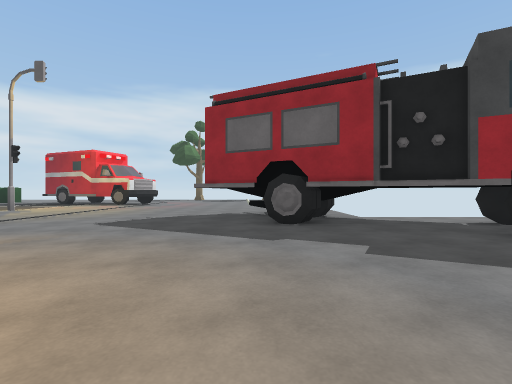
View 1 (above)

19 first-person views from a walk through a scene from a Unity 3-D project. The camera is 1.2 m above the floor, looks level and sees 85° across. The floor is counted in squares, 2 m on a side. Each view is taken from the middle of a square. On the plan, view 1 faces up. The plan holds only what a view shows up to about 9 squares ahead; the rest is blank. The place goes on beyond the plan. The player character is not drawn. Some surface patterns are stand-ins.

View 2
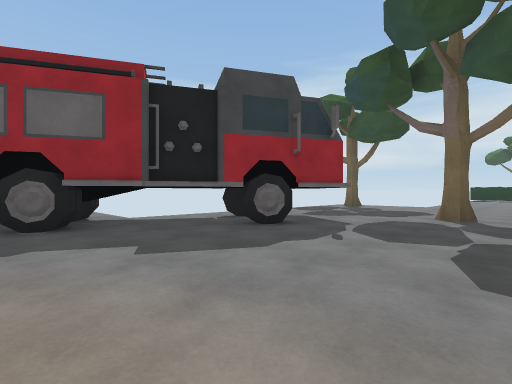

View 3
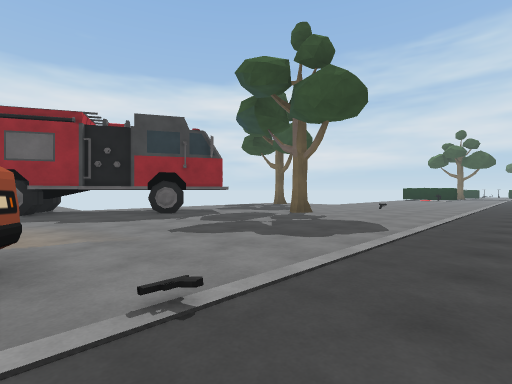

View 4
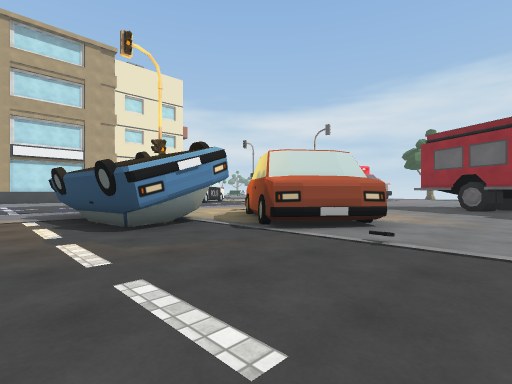

View 5
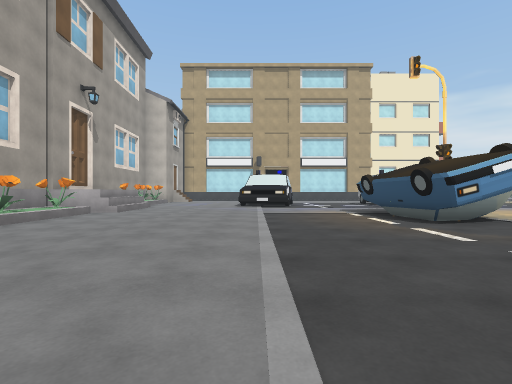

View 6
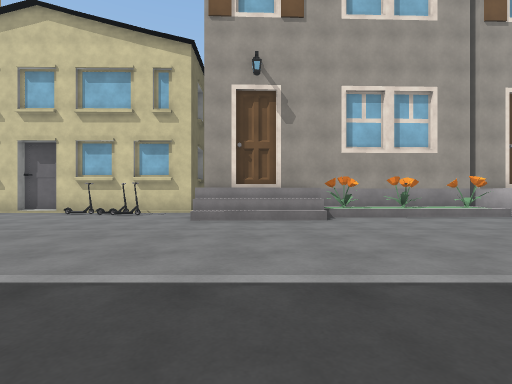

View 7
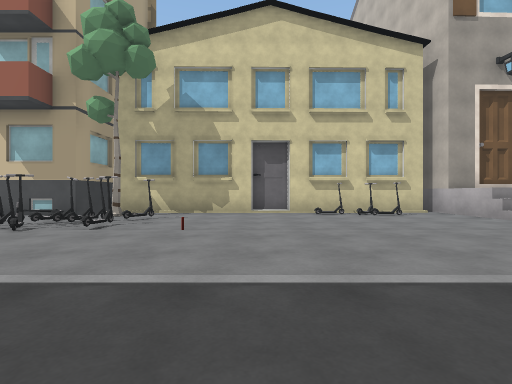

View 8
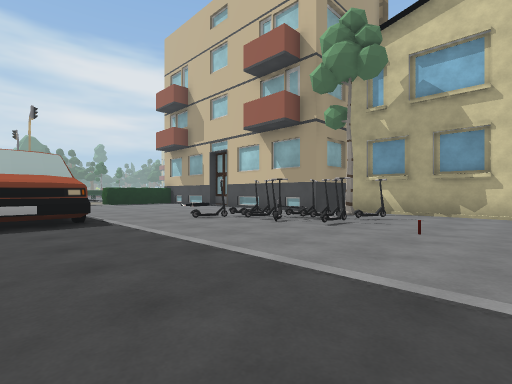

View 9
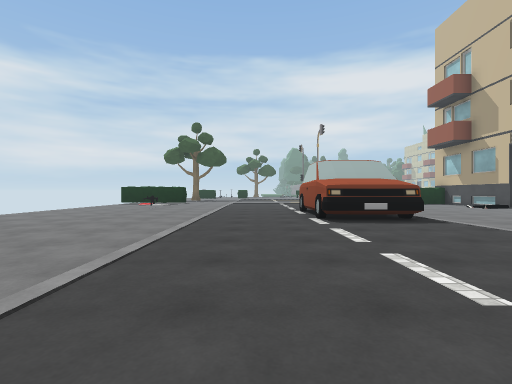

View 10
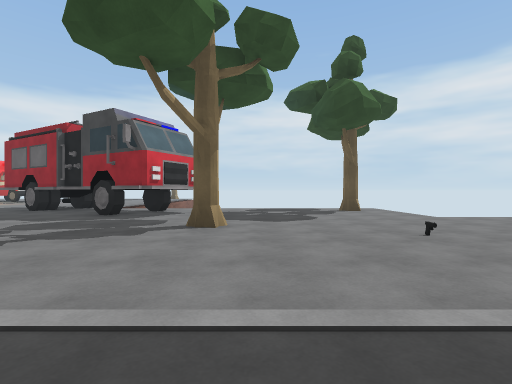

View 11
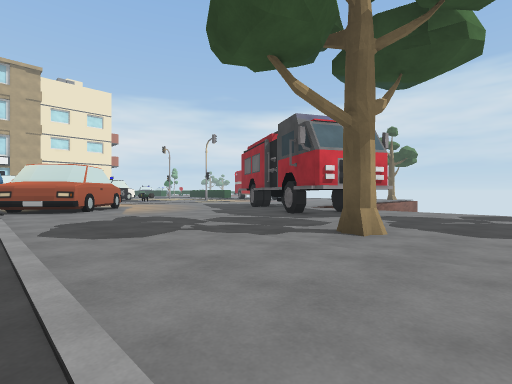

View 12
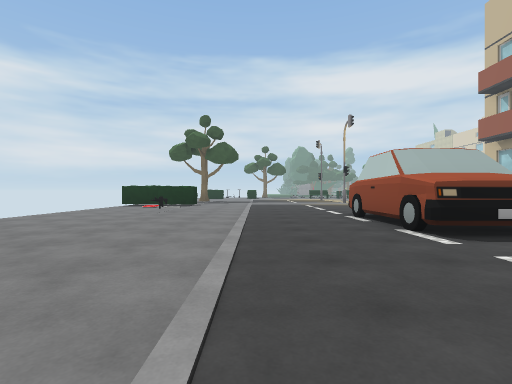

View 13
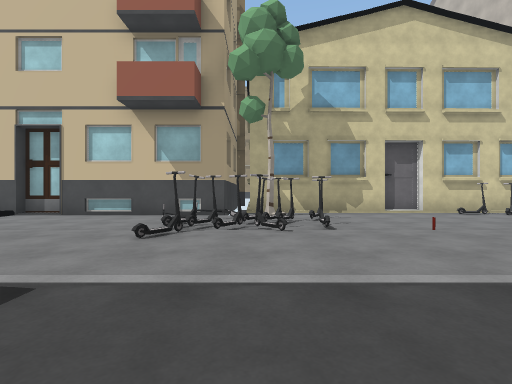

View 14
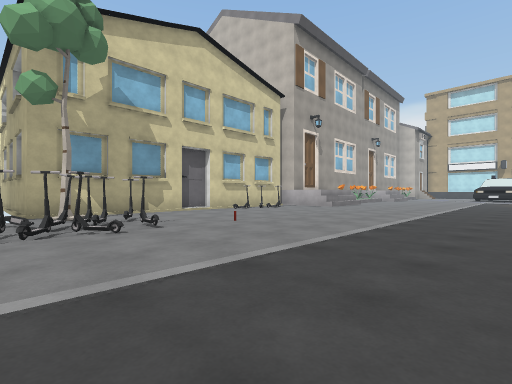

View 15
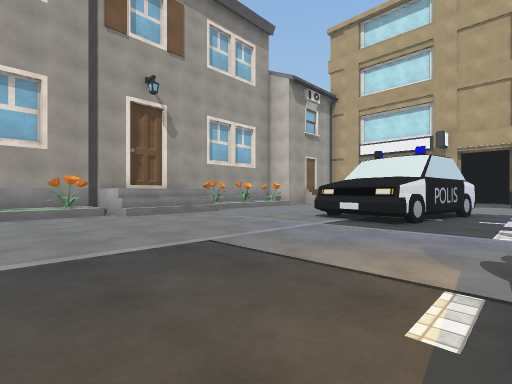

View 16
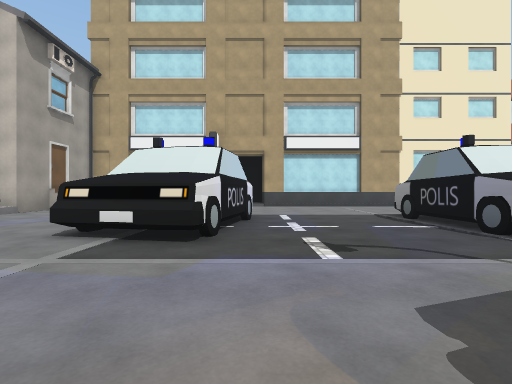

View 17
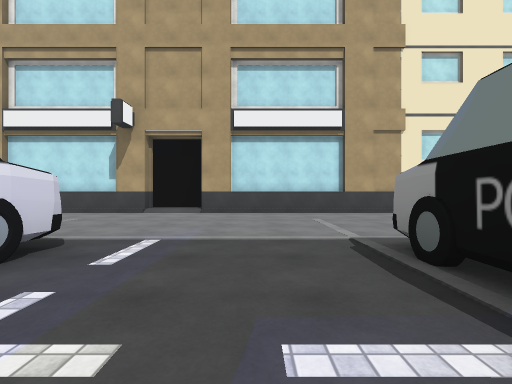

View 18
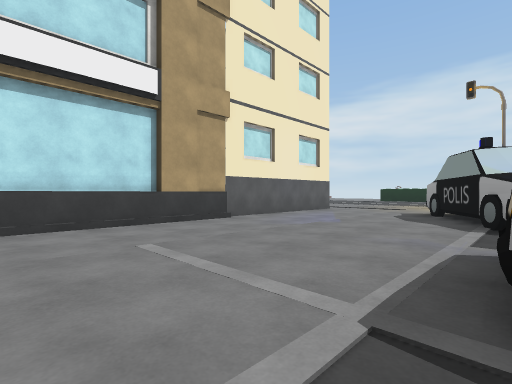

View 19
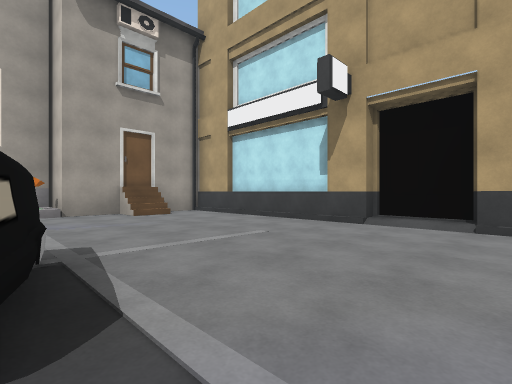

### Floor plan
Key: @ floor where view 1 was taken; # wall or solid block; . main floor; : floor 0.5 m higher than the main floor; / step, stairs or slope; ^ raised ledge; v drop or lower ground; W wheel; T thing the floor can be seen under or through; R tree; H house; O other object.
Columns run from 18 left of view 1 to 17 right of it. Each row starts with its distance up from view 1.
  9            ........
  8            #......O
  7             .....##W#vvv  v
  6             .....##W# T.....
  5   ...        ......##TTW#....R.
  4  ...##        .......TTTT......
  3 #....##        ........T.......vvvvv
  2 #.....#         ....................
  1 #......          ........R..........
  0 #......          #@.................
 -1 #.....O  O   ..####.................
 -2 #.....O##O   ...##..................
 -3 #..........    #....................
 -4 #...........####....................
 -5 #....................      .........
 -6 #.....##............. ..........OO#O
 -7 #.....####......................OO
 -8 #.....#  #..........................
 -9 #.....  ............................
-10 #.....  ...................O...O....
-11 #............................OOO....
-12 #....... .........///........OOOO...
-13  .//./    ///#///#   .O.....ORO.....
-14   ####       #:######.HHO.....####H#
-15     ##     ^####    #######   ##
-16                               #
-17                               #

Positions as (right, up) in squares from view 1, and headings:
1: (0, 0), facing up
2: (0, 0), facing up-right
3: (0, -4), facing up-right
4: (2, -6), facing up-left
5: (3, -8), facing left
6: (1, -6), facing down
7: (8, -6), facing down
8: (8, -6), facing down-right
9: (8, -4), facing right
10: (8, -4), facing up
11: (9, -3), facing up-left
12: (10, -3), facing right
13: (12, -6), facing down
14: (13, -6), facing down-left
15: (-3, -5), facing down-left
16: (-5, -6), facing left
17: (-9, -4), facing left
18: (-12, -4), facing up-left
19: (-12, -5), facing down-left
